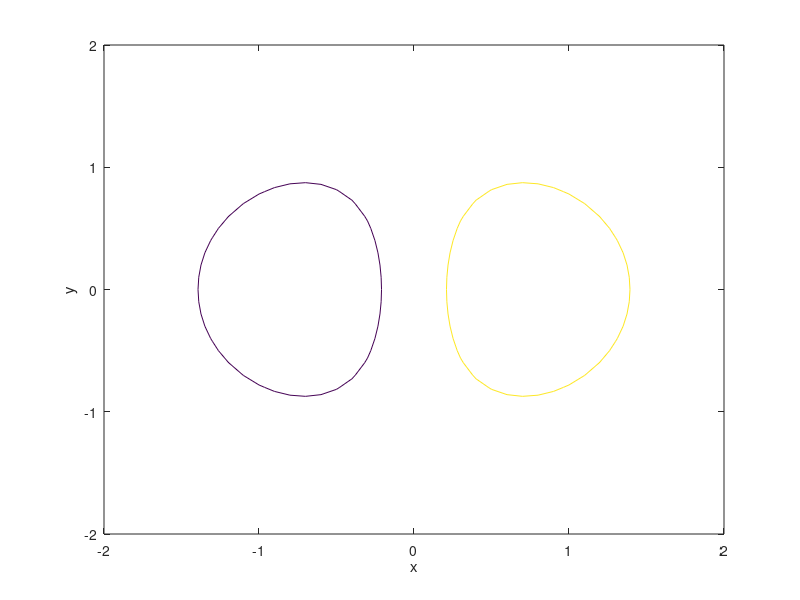

This chart was generated by the following MATLAB code:
clear;
f=@(x,y)(x.*exp(-(x.^2+y.^2)))

[x,y] = meshgrid(-2:.1:2,-2:.1:2)

z = f(x,y); surf(x,y,gradient(z)); colorbar



grid on

% meshc(x,y,z)

% plot3(x,y,z)
contour(x,y,z,[-0.2,0.2])

xlabel('x')
ylabel('y')
zlabel('z')